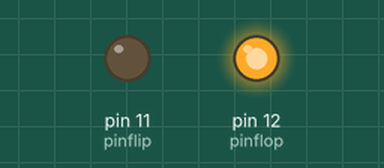
Simulated run of this sketch. Board: Arduino Uno, built with avr-gcc and run on an emulated ATmega328P. Shown: output pins drawn as LEDs (lit = HIGH).

Above: at 1.5 s.
At 4.5 s:
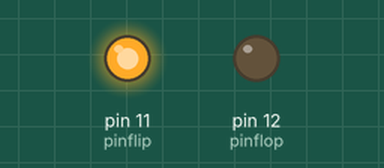
Timing chart, 0 to 7.8 s (numbered marks = the images above):
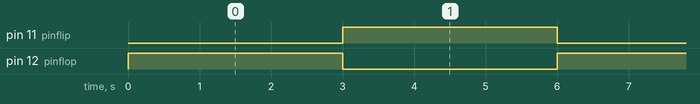

The sketch:

flipdot.ino
```cpp
// using flipdots from here
// http://www.flipdots.com/

// written by Fabian "fabiantheblind" Moron Zirfas
//
int pinflip = 11;
int pinflop = 12;
int fliptime = 3000;

void setup(){
  pinMode(pinflip, OUTPUT);
  pinMode(pinflop, OUTPUT);
  digitalWrite(pinflip, HIGH);
  digitalWrite(pinflop, LOW);
}

void loop(){


//  digitalWrite(pinflip, !digitalRead(pinflip));
digitalWrite(pinflip,LOW);
digitalWrite(pinflop,HIGH);
//  digitalWrite(pinflop,!digitalRead(pinflop));
  delay(fliptime);
digitalWrite(pinflop,LOW);
  digitalWrite(pinflip,HIGH);
  delay(fliptime);
}
```

Measured:
- by itself, pin 11 (pinflip), pin 12 (pinflop): alternates HIGH for 3.0 s and LOW for 3.0 s
